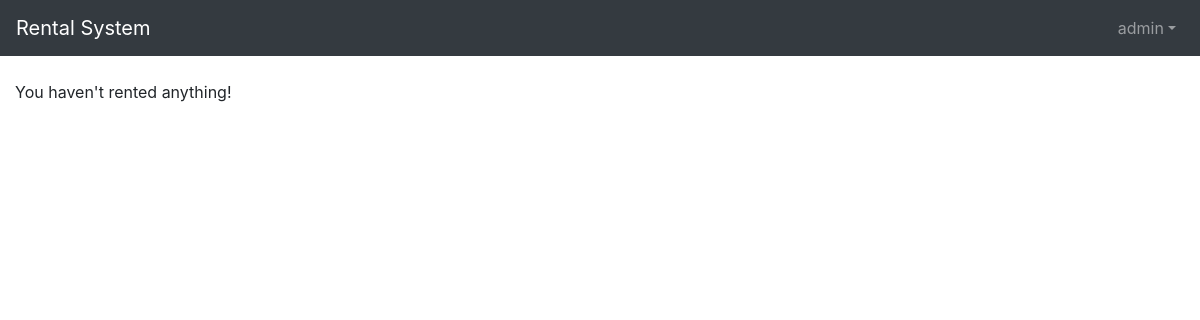
Before: /rented/ (signed in) with the older database file.
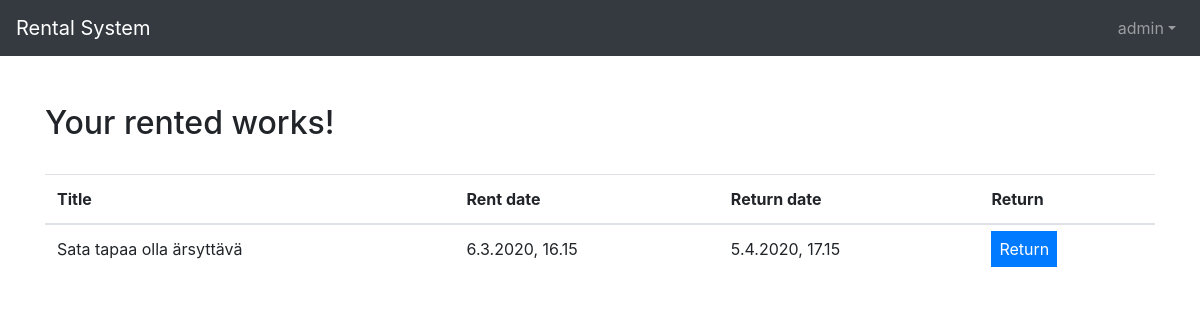
After: the same page with the newer database file.
### rental_system/models.py (models this page shows, shortened)
class RentedWork(models.Model):
    user = models.ForeignKey(User, on_delete=models.CASCADE, default=1)
    rented_work = models.ForeignKey(Work, on_delete=models.CASCADE)
    rent_date = models.DateTimeField(auto_now_add=True)
    return_date = models.DateTimeField()
    returned = models.BooleanField(default=False)
    date_returned = models.DateTimeField(null=True)

class Work(models.Model):
    creators = models.ManyToManyField(Creator)
    type = models.ForeignKey(Type, on_delete=models.CASCADE)
    genres = models.ManyToManyField(Genre)
    publishers = models.ManyToManyField(Publisher)
    title = models.CharField(max_length=200)
    desc = models.TextField(max_length=500)
    pub_date = models.IntegerField(
        default=2020,
        validators=[
            MaxValueValidator(datetime.date.today().year),
            MinValueValidator(1800)
        ]
    )
    def __str__(self):
        return self.title

### rental_system/views.py (the view)
# urls.py: path('rented/', views.rented, name='rented'),
@login_required
def rented(request):
    current_user = request.user
    rented = list(RentedWork.objects.filter(user_id = current_user.id, returned = False))
    return render(request, 'rental_system/rented.html', {'rented': rented})

### rental_system/templates/rental_system/rented.html (shortened to what this page needs)
{% extends 'base.html' %}
{% block content %}
{% load static %}
<link rel="stylesheet" href="{% static 'rented.css' %}">
<link rel="stylesheet" href="{% static 'darkmode.css' %}">
{% load tz %}
{% get_current_timezone as TIME_ZONE %}
{% if rented %}
<div class="container">
    <div class="table-responsive-lg">
        <br>
        <h2>Your rented works!</h2>
        <br>
        <table class="table">
            <thead>
                <tr>
                    <th>Title</th>
                    <th>Rent date</th>
                    <th>Return date</th>
                    <th>Return</th>
                </tr>
            </thead>
            <tbody>
                {% for item in rented %}
                {% if not item.returned %}
                <tr>
                    {% timezone "Europe/Helsinki" %}
                    <td>{{ item.rented_work }}</td>
                    <td>{{ item.rent_date | date:"j.n.Y, G.i"}}</td>
                    <td>{{ item.return_date | date:"j.n.Y, G.i"}}</td>
                    <td><a href="{% url 'return_work' item.rented_work.id %}" class="p-2 mb-2 bg-primary text-white">Return</a></td>
                    {% endtimezone %}
                </tr>
                {% endif %}
                {% endfor %}
            </tbody>
        </table>
    </div>
</div>
{% else %}
<tr><td>You haven't rented anything!</td></tr>
{% endif %}
{% endblock %}

Changed rows visible on the page:
added RentedWork: rented_work "Sata tapaa olla ärsyttävä", rent_date "6.3.2020, 16.15", return_date "5.4.2020, 17.15"
Other visible differences:
text no longer shown: "You haven't rented anything!"
text now shown: "Your rented works! Title Rent date Return date Return"
